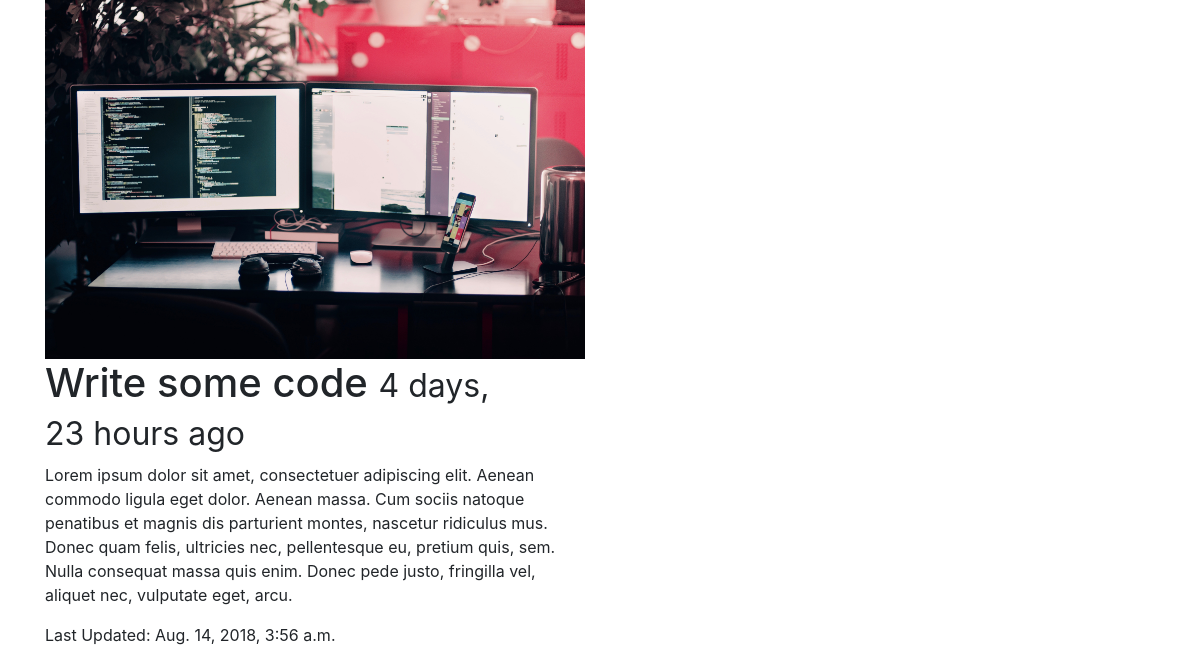
Page /entries/1/ on the committed database.
### notes/models.py (models this page shows, shortened)
class Entry(models.Model):
    user = models.ForeignKey(User, on_delete=models.CASCADE)
    title = models.CharField(max_length=120)
    description = models.TextField()
    timestamp = models.DateTimeField(auto_now_add=True)#moment it's added
    updated = models.DateTimeField(auto_now=True)#moment it's updated
    image = models.ImageField(null=True, blank=True)

### notes/views.py (the view)
# urls.py: path('<int:id>/', entry_detail, name="entry-detail"),
def entry_detail(request, id):
    note = get_object_or_404(Entry, id=id)
    context = {
        'object': note
    }
    return render(request, 'notes/entries_detail.html', context)

### notes/templates/notes/entries_detail.html
{% extends 'base.html' %} {% block content %}
<div class="container">
  <div class="row">
    <div class="col-sm-offset-3 col-sm-6">
      <div class="thumbnail">
        <img src="{{ object.image.url }}" class='img-fluid'>
      </div>
      <h1>{{ object.title }} <small>{{ object.timestamp|timesince }} ago</small></h1>
      <p>{{ object.description }}</p>
      <p>Last Updated: {{ object.updated }}</p>
    </div>
  </div>
</div>
{% endblock %}

### templates/base.html (shortened to what this page needs)
<!DOCTYPE html>
<html lang="en" dir="ltr">
<head>
  <link href="https://stackpath.bootstrapcdn.com/bootstrap/4.1.3/css/bootstrap.min.css" rel="stylesheet">
</head>
<body>
  {% block content %} {% endblock %}
</body>
</html>

### rows in the picture
Entry: image (picture), title "Write some code", timestamp "4 days, 23 hours", description "Lorem ipsum dolor sit amet, consectetuer adipiscing elit. Aenean commodo ligula eget dolor. Aenean massa. Cum sociis natoque penatibus et magnis dis parturient montes, nascetur ridiculus mus. Donec quam felis, ultricies nec, pellentesque eu, pretium quis, sem. Nulla consequat massa quis enim. Donec pede justo, fringilla vel, aliquet nec, vulputate eget, arcu.", updated "Aug. 14, 2018, 3:56 a.m."
